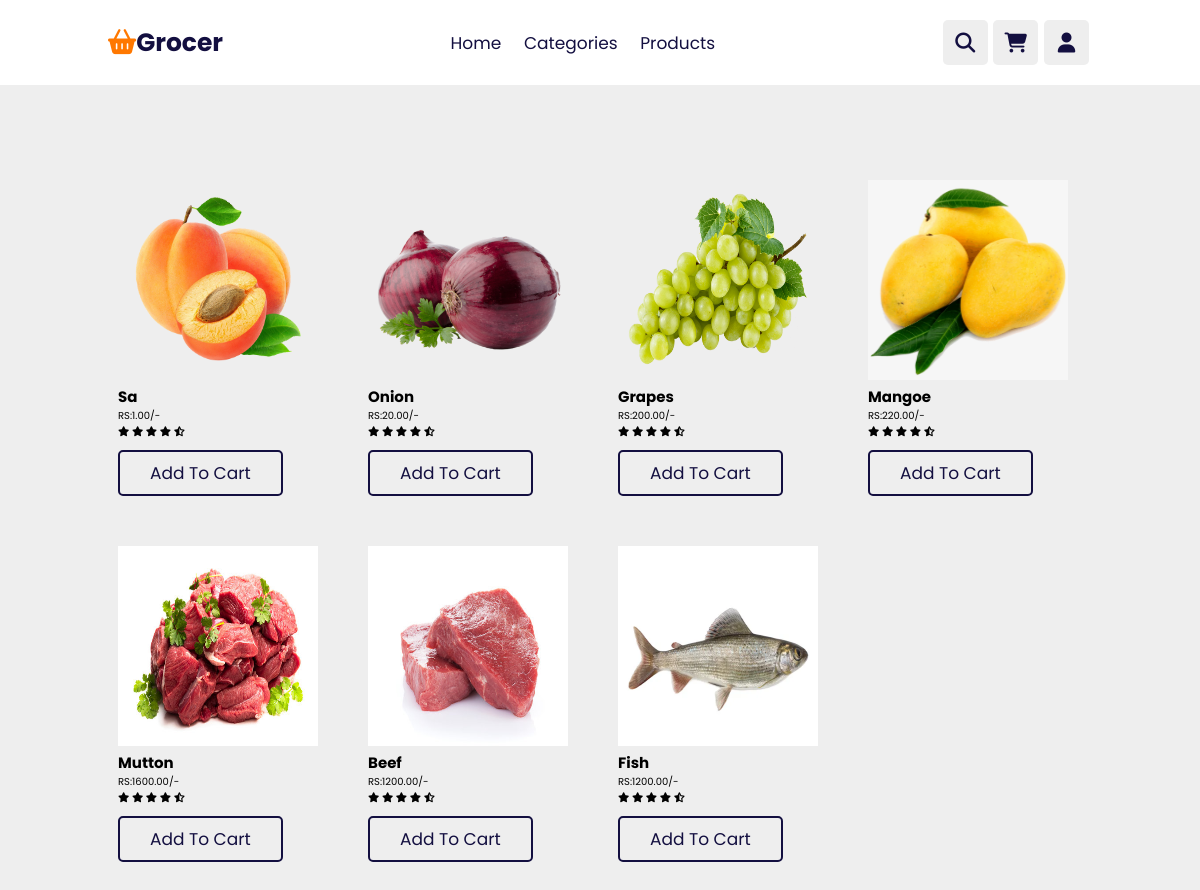
The page /app/products/ on the database its author committed.
### store/models.py (models this page shows)
class Product(models.Model):
    name = models.CharField(max_length=50, unique=True)
    category = models.ForeignKey(to=Category, on_delete=models.CASCADE)
    price = models.DecimalField(decimal_places=2,max_digits=10, default=0)
    img = models.ImageField(upload_to='assets/images')

### store/views.py (the view)
# urls.py: path('products/', views.search_products, name='search'),
def search_products(request):
    search_value = request.GET.get('search')
    products = None
    if search_value:
        products = Product.objects.filter(name__icontains=search_value)
    else:
        products = Product.objects.all()
    return render(request, 'products.html', context={'products': products, 'category':''})

### store/templates/products.html (shortened to what this page needs)
<!DOCTYPE html>
<html>
<head>
    {% load static %}
    <link rel="stylesheet" href="https://cdn.jsdelivr.net/npm/swiper@10/swiper-bundle.min.css" />
    <link rel="stylesheet" href="https://cdnjs.cloudflare.com/ajax/libs/font-awesome/6.4.2/css/all.min.css">
    <link rel="stylesheet" href="{% static 'style.css' %}">
</head>
<body>
    <header class="header">
        <a href="/app" class="logo"> <i class="fas fa-shopping-basket"></i>grocer</a>
        <nav class="navbar">
            <a href="/app">home</a>
            <a href="/app">categories</a>
            <a href="/app/products/">products</a>
        </nav>
        <div class="icons">
            <div class="fas fa-search" id="search-btn"></div>
            <a href="/app/cart/"><div class="fas fa-shopping-cart" id="cart-btn"></div></a>
            <div class="fas fa-user" id="login-btn"></div>
        </div>
    </header>
    <section style="margin-top: 100px;" class="soft drinks" id="soft drinks">
        <h1 class="heading">{{category}}</h1>
            <div style="display: flex; flex-direction: row; flex-wrap: wrap; gap: 30px;">
                {% for prod in products %}
                    <div class="box" style="margin: 10px;">
                        <img style="width: 200px; height: 200px;" src="/media/{{prod.img}}" alt="">
                        <h2>{{prod.name}}</h2>
                        <div class="price"> RS:{{prod.price}}/- </div>
                        <div class="stars">
                            <i class="fas fa-star"></i>
                            <i class="fas fa-star"></i>
                            <i class="fas fa-star"></i>
                            <i class="fas fa-star"></i>
                            <i class="fas fa-star-half-alt"></i>
                        </div>
                        <a href="/app/addToCart/{{prod.id}}" class="btn">add to cart</a>
                    </div>
                {% endfor %}
            </div>
    </section>
</body>
</html>

### store/static/style.css (style rules this page uses)
:root { --orange:#ff7800; --black:#130f40; --light-color:#666; --box-shadow:0 .5rem 1.5rem rgba(0,0,0,0,.1); --border: 2rem solid rgba(0,0,0,0,.1); --outline: .1rem solid rgba(0,0,0,0,.1); --outline-hover: .2rem solid var(--black); }
* { font-family: 'poppins', sans-serif; margin: 0; padding: 0; box-sizing: border-box; outline: none; border: none; text-decoration: none; text-transform: capitalize; transition: all .2s linear; }
html { font-size: 62.5%; overflow-x: hidden; scroll-behavior: smooth; scroll-padding-top: 7rem; }
body { background: #eee; }
section { padding: 2rem 9%; }
.heading { text-align: center; padding: 2rem 0; padding-bottom: 3rem; font-size: 3.5rem; color: var(--black); }
.btn { margin-top: 1rem; display: inline-block; padding: .8rem 3rem; font-size: 1.7rem; border-radius: .5rem; border: .2rem solid var(--black); color: var(--black); cursor: pointer; background: none; }
.header { position: fixed; top: 0; left: 0; right: 0; z-index: 1000; display: flex; align-items: center; justify-content: space-between; padding: 2rem 9%; background: #fff; box-shadow: var(--box-shadow); }
.header .logo { font-size: 2.5rem; font-weight: bolder; color: var(--black); }
.header .logo i { color:var(--orange); }
.header .navbar a { font-size: 1.7rem; margin: 0 1rem; color:var(--black); }
.header .icons div { height: 4.5rem; width: 4.5rem; line-height: 4.5rem; border-radius: .5rem; background: #eee; color:var(--black); font-size: 2rem; margin-right: .3rem; cursor: pointer; text-align: center; }

### rows shown on the page
Product: img (picture), name "Sa", price "1.00"
Product: img (picture), name "Onion", price "20.00"
Product: img (picture), name "Grapes", price "200.00"
Product: img (picture), name "Mangoe", price "220.00"
Product: img (picture), name "Mutton", price "1600.00"
Product: img (picture), name "Beef", price "1200.00"
Product: img (picture), name "Fish", price "1200.00"
